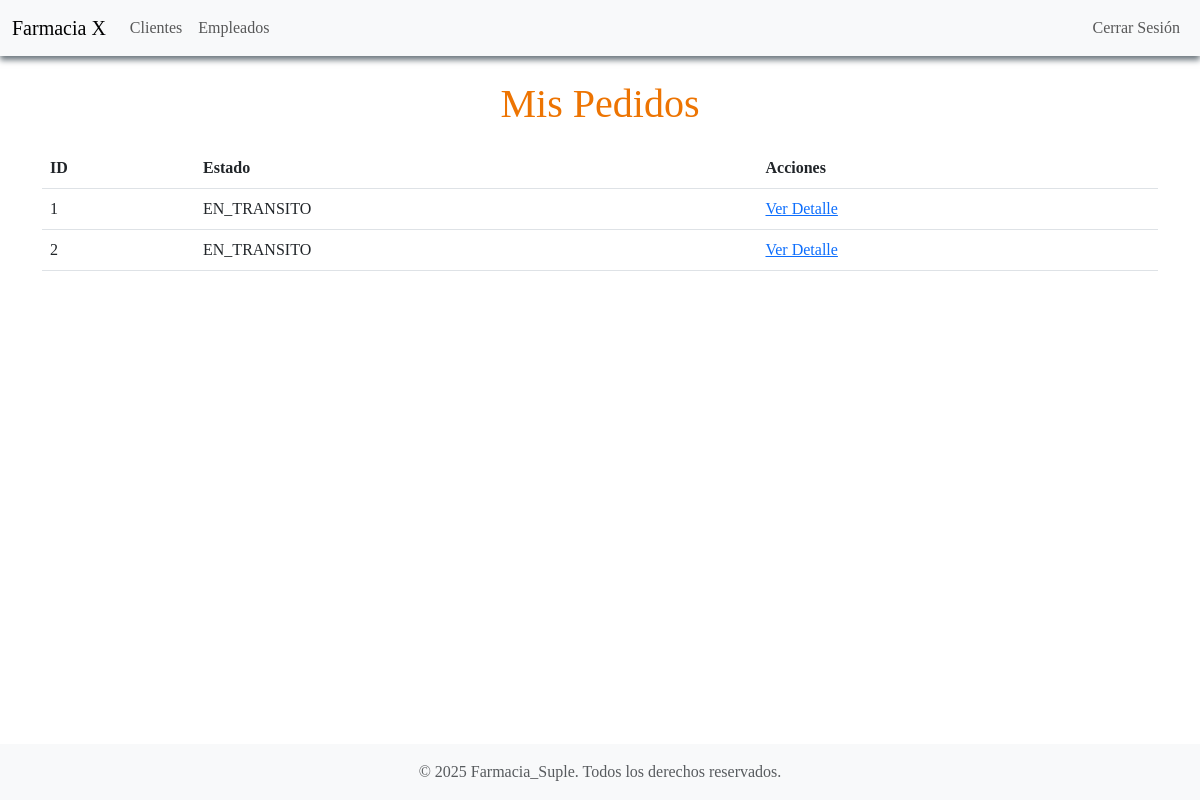
The app's page /pedidos/mis_pedidos/ (signed in) with its own data.
### pedidos/models.py (models this page shows, shortened)
class Pedido(models.Model):
    ESTADOS = [
        ('PENDIENTE', 'Pendiente'),
        ('EN_TRANSITO', 'En tránsito'),
        ('ENTREGADO', 'Entregado'),
        ('CANCELADO', 'Cancelado'),
        ('EN_PREPARACION', 'En preparación'),
        ('LISTO_PARA_RETIRO', 'Listo para retiro'),
    ]
    OPCIONES_ENTREGA = [
        ('RETIRO_SUCURSAL', 'Retiro en Sucursal'),
        ('ENVIO_DESTINO', 'Envío a Sucursal de Destino'),
    ]
    cliente = models.ForeignKey('usuarios.Cliente', on_delete=models.CASCADE, related_name="pedidos")
    sucursal_origen = models.ForeignKey('inventario.Sucursal', on_delete=models.CASCADE, related_name="pedidos_origen")
    sucursal_destino = models.ForeignKey('inventario.Sucursal', on_delete=models.CASCADE, related_name="pedidos_destino")
    estado = models.CharField(max_length=20, choices=ESTADOS, default='PENDIENTE')
    productos = models.ManyToManyField('inventario.Producto', through='PedidoProducto')
    opcion_entrega = models.CharField(max_length=20, choices=OPCIONES_ENTREGA, default='RETIRO_SUCURSAL')

### pedidos/views.py (the view)
# urls.py: path('pedidos/mis_pedidos/', pedidos_views.mis_pedidos, name='mis_pedidos'),
def mis_pedidos(request):
    pedidos = Pedido.objects.filter(cliente=request.user.cliente)
    return render(request, 'pedidos/mis_pedidos.html', {'pedidos': pedidos})

### templates/pedidos/mis_pedidos.html (shortened to what this page needs)
{% extends 'base.html' %}
{% block content %}
<h1>Mis Pedidos</h1>
<table class="table">
    <thead>
        <tr>
            <th>ID</th>
            <th>Estado</th>
            <th>Acciones</th>
        </tr>
    </thead>
    <tbody>
        {% for pedido in pedidos %}
        <tr>
            <td>{{ pedido.id }}</td>
            <td>{{ pedido.estado }}</td>
            <td><a href="{% url 'detalle_pedido' pedido.id %}">Ver Detalle</a></td>
        </tr>
        {% endfor %}
    </tbody>
</table>
{% endblock %}

### static/css/styles.css (style rules this page uses)
body { font-family: 'Times New Roman', sans-serif; background-color: #f8f9fa; color: #000000; }
h1 { color: #ed7402; text-align: center; margin-bottom:20px; }

### records on screen
Pedido: id "1", estado "EN_TRANSITO"
Pedido: id "2", estado "EN_TRANSITO"
